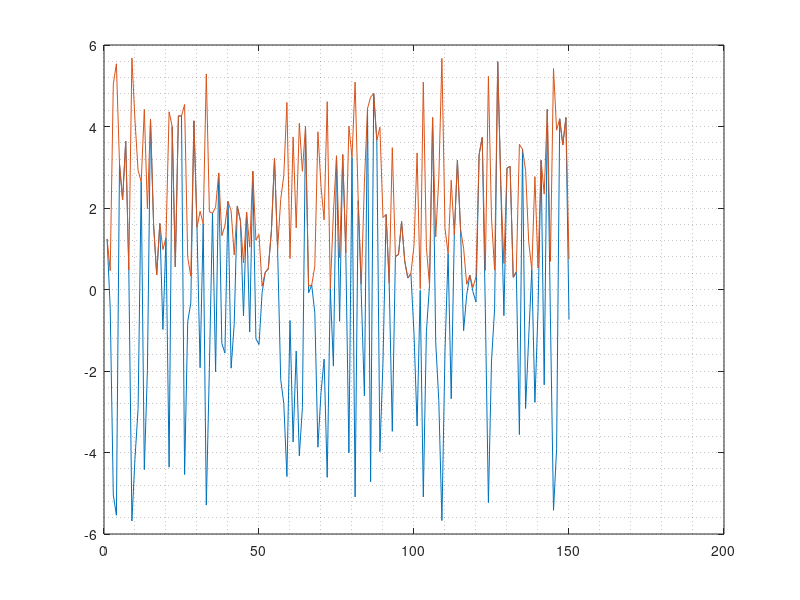

Source code (MATLAB): (Note: this script raises an error after producing the figure.)
clear; clc; close all;

load total_time_diff_RXdone.mat

figure

plot(total_time_diff_array*1000000)
hold on; grid minor; 
plot(abs(total_time_diff_array*1000000))
ax=gca; ax.FontSize = 16;
title('difference in time of RXdone interrupt for 2 ground stations receiving the same TX signal','fontSize',24)
xlabel('sample number - n','fontSize',18)
ylabel('time - microseconds','fontSize',18)
legend('measured time difference between 2 Lora Modules','absolute value of difference','fontSize',12)


Abs_RX_int_mean = mean(abs(total_time_diff_array))
Abs_RX_int_stddev = std(abs(total_time_diff_array))
Abs_RX_int_median = median(abs(total_time_diff_array))
Abs_max_time_diff = max(abs(total_time_diff_array))

[abs_H95,abs_P95,abs_CI95] = ztest(abs(total_time_diff_array),Abs_RX_int_mean,Abs_RX_int_stddev,0.05)
[abs_H97,abs_P97,abs_CI97] = ztest(abs(total_time_diff_array),Abs_RX_int_mean,Abs_RX_int_stddev,0.03)
[abs_H99,abs_P99,abs_CI99] = ztest(abs(total_time_diff_array),Abs_RX_int_mean,Abs_RX_int_stddev,0.01)

figure
histogram(abs(total_time_diff_array),17)

[pdf1] = expcdf([1 2 3 4 5],Abs_RX_int_mean)
